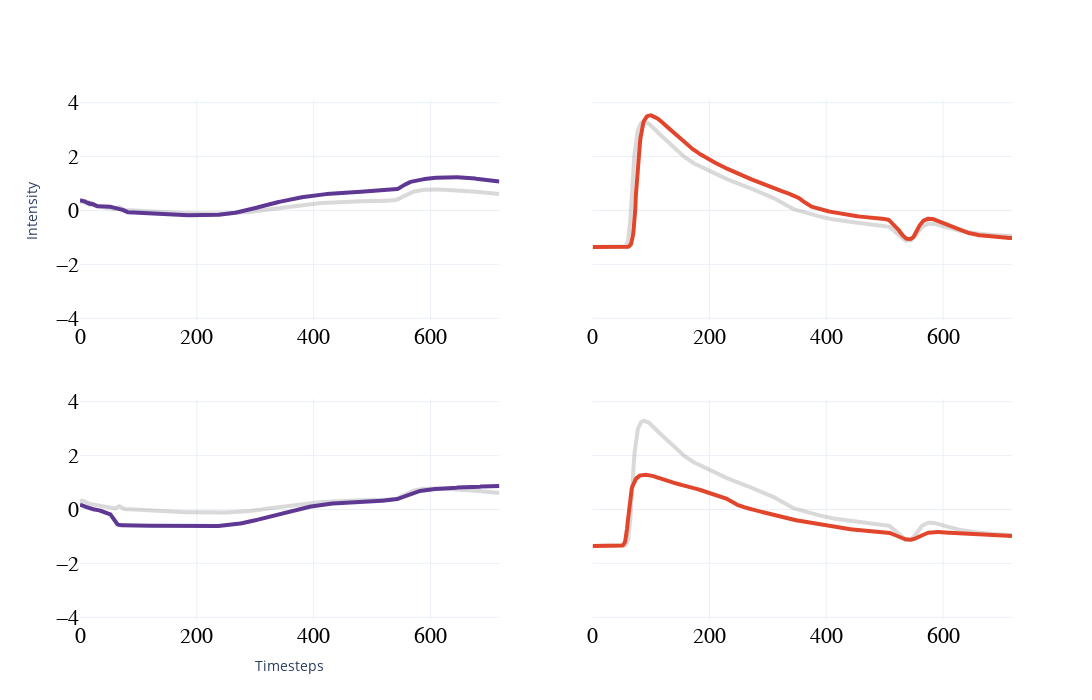

The cell this chart's notebook holds for it:
### Code cell
import plotly.graph_objects as go


def format_title(title, subtitle=None, subtitle_font_size=14):
    title = f"<b>{title}</b>"
    if not subtitle:
        return title
    subtitle = f'<span style="font-size: {subtitle_font_size}px;">{subtitle}</span>'
    return f"{title}<br>{subtitle}"

color = ["#E1462C", "#0059A0", "#5F3893", "#FF8777","#0A2C6E", "#CEDEEB"]

from plotly.subplots import make_subplots

fig = make_subplots(
    rows=2,
    cols=2,
)


fig.add_trace(
    go.Scatter(
        y=x[1], name="LP725", marker_color="grey", opacity=0.3, showlegend=False, line=dict(width=4)
    ),
    row=1,
    col=1,
)
fig.add_trace(
    go.Scatter(y=cf_high[1], name="cf LP725", marker_color=color[1], showlegend=False, line=dict(width=4, dash='dot')),
    row=1,
    col=1,
)
fig.add_trace(
    go.Scatter(
        y=x[2], name="LP780", marker_color="grey", opacity=0.3, showlegend=False, line=dict(width=4)
    ),
    row=1,
    col=2,
)
fig.add_trace(
    go.Scatter(y=cf_high[2], name="cf LP780", marker_color=color[3], showlegend=False, line=dict(width=4, dash='dot')),
    row=1,
    col=2,
)

fig.add_trace(
    go.Scatter(
        y=x[1], name="LP725", marker_color="grey", opacity=0.3, showlegend=False, line=dict(width=4)
    ),
    row=2,
    col=1,
)
fig.add_trace(
    go.Scatter(y=cf_low[1], name="cf LP725", marker_color=color[1], showlegend=False, line=dict(width=4, dash='dot')),
    row=2,
    col=1,
)
fig.add_trace(
    go.Scatter(
        y=x[2], name="LP780", marker_color="grey", opacity=0.3, showlegend=False, line=dict(width=4)
    ),
    row=2,
    col=2,
)
fig.add_trace(
    go.Scatter(y=cf_low[2], name="cf LP780", marker_color=color[3], showlegend=False, line=dict(width=4, dash='dot')),
    row=2,
    col=2,
)

# fig.add_trace(
#     go.Scatter(y=x[0], name="ND", marker_color="grey", opacity=0.3, showlegend=False, line=dict(width=4)),
#     row=1,
#     col=1,
# )
# fig.add_trace(
#     go.Scatter(y=cf_high[0], name="cf ND", marker_color=color[2], showlegend=False, line=dict(width=4)),
#     row=1,
#     col=1,
# )

# fig.add_trace(
#     go.Scatter(
#         y=x[3], name="SP775", marker_color="grey", opacity=0.3, showlegend=False, line=dict(width=4)
#     ),
#     row=1,
#     col=2,
# )
# fig.add_trace(
#     go.Scatter(
#         y=cf_high[3], name="cf NSP775D", marker_color=color[0], showlegend=False, line=dict(width=4)
#     ),
#     row=1,
#     col=2,
# )

# fig.add_trace(
#     go.Scatter(y=x[0], name="ND", marker_color="grey", opacity=0.3, showlegend=False, line=dict(width=4)),
#     row=2,
#     col=1,
# )
# fig.add_trace(
#     go.Scatter(y=cf_low[0], name="cf ND", marker_color=color[2], showlegend=False, line=dict(width=4)),
#     row=2,
#     col=1,
# )


# fig.add_trace(
#     go.Scatter(
#         y=x[3], name="SP775", marker_color="grey", opacity=0.3, showlegend=False, line=dict(width=4)
#     ),
#     row=2,
#     col=2,
# )
# fig.add_trace(
#     go.Scatter(
#         y=cf_low[3], name="cf NSP775D", marker_color=color[0], showlegend=False, line=dict(width=4)
#     ),
#     row=2,
#     col=2,
# )

fig.update_yaxes(title=None,zeroline=False, showticklabels = False,)
fig.update_yaxes(title_text=None, range = [-4.1,4.1],  tickfont= dict(size=22, family="Helvetica", color="rgb(0,0,0)"))
fig.update_xaxes(title=None, zeroline=False,  tickfont= dict(size=22, family="Helvetica", color="rgb(0,0,0)"))

fig.update_yaxes(title="Intensity",showticklabels = True, row=1, col=1)
fig.update_yaxes(showticklabels = True, row=2, col=1)
fig.update_xaxes(title="Timesteps", row=2, col=1)

fig.update_layout(
    legend_title=None,
    title_y=0.95,
    title_x=0.035,
    template="plotly_white",
    height=700,
    width=1200,
)

fig.write_image("xai/images/"+ target + "/1D/1D_cf_nn.png", scale=2)

fig.show()

### Figure 1 — Plotly figure (JSON) as saved in the notebook; plotly's stock layout.template omitted (floating-point values rounded to 4 significant figures; data arrays with more than 128 entries replaced by an {"elided": "..."} marker saying what was removed)
{"data": [{"line": {"width": 4}, "marker": {"color": "grey"}, "name": "ND", "opacity": 0.3, "showlegend": false, "type": "scatter", "xaxis": "x", "y": {"elided": "719 float values"}, "yaxis": "y"}, {"line": {"width": 4}, "marker": {"color": "#5F3893"}, "name": "cf ND", "showlegend": false, "type": "scatter", "xaxis": "x", "y": {"elided": "719 float values"}, "yaxis": "y"}, {"line": {"width": 4}, "marker": {"color": "grey"}, "name": "SP775", "opacity": 0.3, "showlegend": false, "type": "scatter", "xaxis": "x2", "y": {"elided": "719 float values"}, "yaxis": "y2"}, {"line": {"width": 4}, "marker": {"color": "#E1462C"}, "name": "cf NSP775D", "showlegend": false, "type": "scatter", "xaxis": "x2", "y": {"elided": "719 float values"}, "yaxis": "y2"}, {"line": {"width": 4}, "marker": {"color": "grey"}, "name": "ND", "opacity": 0.3, "showlegend": false, "type": "scatter", "xaxis": "x3", "y": {"elided": "719 float values"}, "yaxis": "y3"}, {"line": {"width": 4}, "marker": {"color": "#5F3893"}, "name": "cf ND", "showlegend": false, "type": "scatter", "xaxis": "x3", "y": {"elided": "719 float values"}, "yaxis": "y3"}, {"line": {"width": 4}, "marker": {"color": "grey"}, "name": "SP775", "opacity": 0.3, "showlegend": false, "type": "scatter", "xaxis": "x4", "y": {"elided": "719 float values"}, "yaxis": "y4"}, {"line": {"width": 4}, "marker": {"color": "#E1462C"}, "name": "cf NSP775D", "showlegend": false, "type": "scatter", "xaxis": "x4", "y": {"elided": "719 float values"}, "yaxis": "y4"}], "layout": {"height": 700, "legend": {"title": {}}, "title": {"x": 0.035, "y": 0.95}, "width": 1200, "xaxis": {"anchor": "y", "domain": [0, 0.45], "tickfont": {"color": "rgb(0,0,0)", "family": "Helvetica", "size": 22}, "title": {}, "zeroline": false}, "xaxis2": {"anchor": "y2", "domain": [0.55, 1], "tickfont": {"color": "rgb(0,0,0)", "family": "Helvetica", "size": 22}, "title": {}, "zeroline": false}, "xaxis3": {"anchor": "y3", "domain": [0, 0.45], "tickfont": {"color": "rgb(0,0,0)", "family": "Helvetica", "size": 22}, "title": {"text": "Timesteps"}, "zeroline": false}, "xaxis4": {"anchor": "y4", "domain": [0.55, 1], "tickfont": {"color": "rgb(0,0,0)", "family": "Helvetica", "size": 22}, "title": {}, "zeroline": false}, "yaxis": {"anchor": "x", "domain": [0.575, 1], "range": [-4.1, 4.1], "showticklabels": true, "tickfont": {"color": "rgb(0,0,0)", "family": "Helvetica", "size": 22}, "title": {"text": "Intensity"}, "zeroline": false}, "yaxis2": {"anchor": "x2", "domain": [0.575, 1], "range": [-4.1, 4.1], "showticklabels": false, "tickfont": {"color": "rgb(0,0,0)", "family": "Helvetica", "size": 22}, "title": {}, "zeroline": false}, "yaxis3": {"anchor": "x3", "domain": [0, 0.425], "range": [-4.1, 4.1], "showticklabels": true, "tickfont": {"color": "rgb(0,0,0)", "family": "Helvetica", "size": 22}, "title": {}, "zeroline": false}, "yaxis4": {"anchor": "x4", "domain": [0, 0.425], "range": [-4.1, 4.1], "showticklabels": false, "tickfont": {"color": "rgb(0,0,0)", "family": "Helvetica", "size": 22}, "title": {}, "zeroline": false}}}
